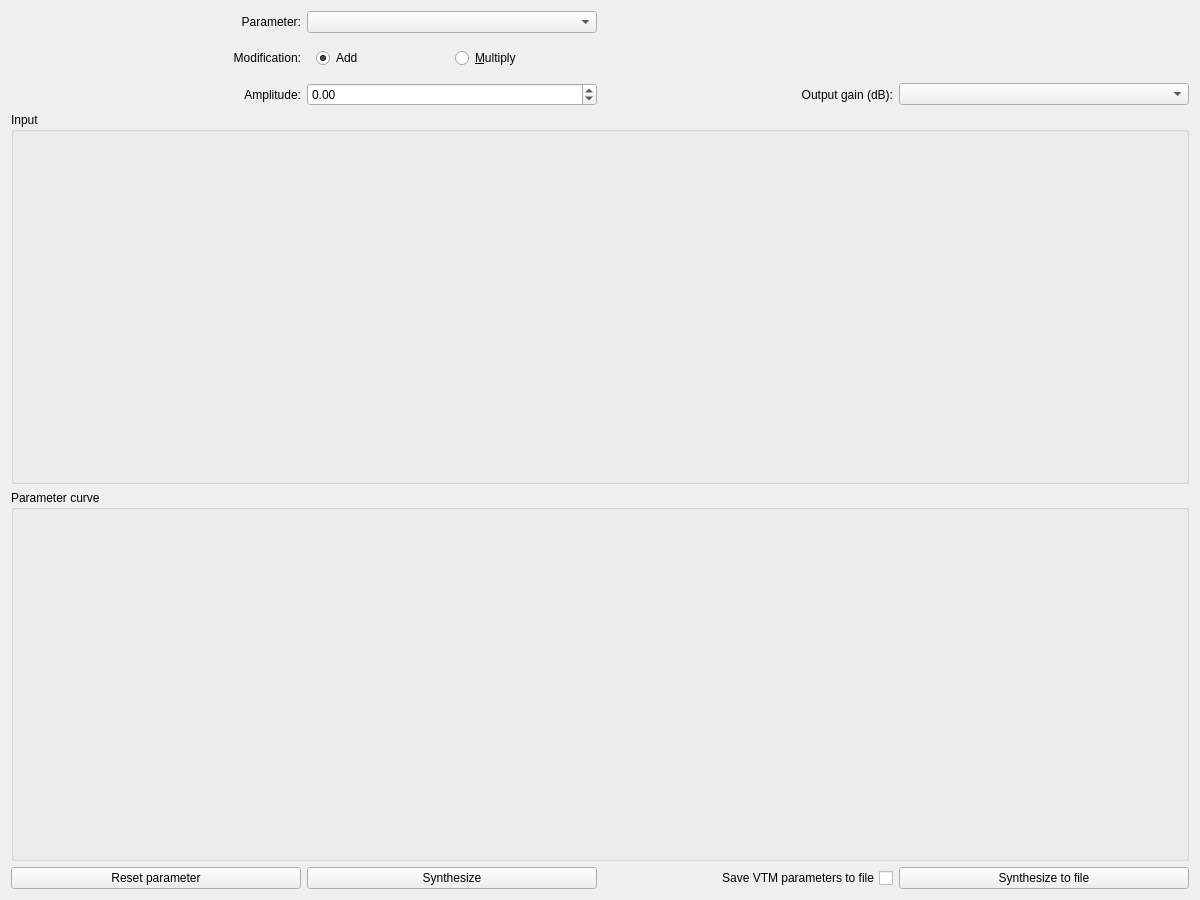
<?xml version="1.0" encoding="UTF-8"?>
<ui version="4.0">
 <class>ParameterModificationWindow</class>
 <widget class="QWidget" name="ParameterModificationWindow">
  <property name="geometry">
   <rect>
    <x>0</x>
    <y>0</y>
    <width>1200</width>
    <height>900</height>
   </rect>
  </property>
  <property name="windowTitle">
   <string>Parameter modification</string>
  </property>
  <layout class="QGridLayout" name="gridLayout">
   <item row="5" column="3">
    <widget class="QPushButton" name="synthesizeToFileButton">
     <property name="text">
      <string>Synthesize to file</string>
     </property>
    </widget>
   </item>
   <item row="1" column="0">
    <widget class="QLabel" name="label_4">
     <property name="text">
      <string>Modification:</string>
     </property>
     <property name="alignment">
      <set>Qt::AlignRight|Qt::AlignTrailing|Qt::AlignVCenter</set>
     </property>
    </widget>
   </item>
   <item row="5" column="1">
    <widget class="QPushButton" name="synthesizeButton">
     <property name="text">
      <string>Synthesize</string>
     </property>
    </widget>
   </item>
   <item row="2" column="1">
    <widget class="QDoubleSpinBox" name="amplitudeSpinBox">
     <property name="minimum">
      <double>-99.989999999999995</double>
     </property>
     <property name="maximum">
      <double>99.989999999999995</double>
     </property>
     <property name="singleStep">
      <double>0.100000000000000</double>
     </property>
    </widget>
   </item>
   <item row="1" column="1">
    <widget class="QWidget" name="widget" native="true">
     <property name="sizePolicy">
      <sizepolicy hsizetype="Minimum" vsizetype="Fixed">
       <horstretch>0</horstretch>
       <verstretch>0</verstretch>
      </sizepolicy>
     </property>
     <layout class="QHBoxLayout" name="horizontalLayout">
      <item>
       <widget class="QRadioButton" name="addRadioButton">
        <property name="text">
         <string>Add</string>
        </property>
        <property name="checked">
         <bool>true</bool>
        </property>
       </widget>
      </item>
      <item>
       <widget class="QRadioButton" name="multiplyRadioButton">
        <property name="text">
         <string>&amp;Multiply</string>
        </property>
       </widget>
      </item>
     </layout>
    </widget>
   </item>
   <item row="0" column="0">
    <widget class="QLabel" name="label">
     <property name="text">
      <string>Parameter:</string>
     </property>
     <property name="alignment">
      <set>Qt::AlignRight|Qt::AlignTrailing|Qt::AlignVCenter</set>
     </property>
    </widget>
   </item>
   <item row="5" column="0">
    <widget class="QPushButton" name="resetParameterButton">
     <property name="text">
      <string>Reset parameter</string>
     </property>
    </widget>
   </item>
   <item row="2" column="3">
    <widget class="QComboBox" name="outputGainComboBox"/>
   </item>
   <item row="0" column="1">
    <widget class="QComboBox" name="parameterComboBox">
     <property name="currentText">
      <string/>
     </property>
    </widget>
   </item>
   <item row="2" column="0">
    <widget class="QLabel" name="label_3">
     <property name="text">
      <string>Amplitude:</string>
     </property>
     <property name="alignment">
      <set>Qt::AlignRight|Qt::AlignTrailing|Qt::AlignVCenter</set>
     </property>
    </widget>
   </item>
   <item row="5" column="2">
    <widget class="QCheckBox" name="saveVTMParamCheckBox">
     <property name="layoutDirection">
      <enum>Qt::RightToLeft</enum>
     </property>
     <property name="text">
      <string>Save VTM parameters to file</string>
     </property>
    </widget>
   </item>
   <item row="2" column="2">
    <widget class="QLabel" name="label_5">
     <property name="text">
      <string>Output gain (dB):</string>
     </property>
     <property name="alignment">
      <set>Qt::AlignRight|Qt::AlignTrailing|Qt::AlignVCenter</set>
     </property>
    </widget>
   </item>
   <item row="4" column="0" colspan="4">
    <widget class="QGroupBox" name="groupBox_2">
     <property name="title">
      <string>Parameter curve</string>
     </property>
     <layout class="QVBoxLayout" name="verticalLayout_2">
      <item>
       <widget class="Lab::Figure2DWidget" name="parameterCurveWidget" native="true">
        <property name="minimumSize">
         <size>
          <width>0</width>
          <height>200</height>
         </size>
        </property>
       </widget>
      </item>
     </layout>
    </widget>
   </item>
   <item row="3" column="0" colspan="4">
    <widget class="QGroupBox" name="groupBox">
     <property name="title">
      <string>Input</string>
     </property>
     <layout class="QVBoxLayout" name="verticalLayout">
      <item>
       <widget class="GS::ParameterModificationWidget" name="parameterModificationWidget" native="true">
        <property name="minimumSize">
         <size>
          <width>0</width>
          <height>300</height>
         </size>
        </property>
        <property name="cursor">
         <cursorShape>CrossCursor</cursorShape>
        </property>
       </widget>
      </item>
     </layout>
    </widget>
   </item>
  </layout>
 </widget>
 <customwidgets>
  <customwidget>
   <class>Lab::Figure2DWidget</class>
   <extends>QWidget</extends>
   <header>Figure2DWidget.h</header>
   <container>1</container>
  </customwidget>
  <customwidget>
   <class>GS::ParameterModificationWidget</class>
   <extends>QWidget</extends>
   <header>ParameterModificationWidget.h</header>
   <container>1</container>
  </customwidget>
 </customwidgets>
 <tabstops>
  <tabstop>parameterComboBox</tabstop>
  <tabstop>addRadioButton</tabstop>
  <tabstop>multiplyRadioButton</tabstop>
  <tabstop>amplitudeSpinBox</tabstop>
  <tabstop>outputGainComboBox</tabstop>
  <tabstop>resetParameterButton</tabstop>
  <tabstop>synthesizeButton</tabstop>
  <tabstop>saveVTMParamCheckBox</tabstop>
  <tabstop>synthesizeToFileButton</tabstop>
 </tabstops>
 <resources/>
 <connections/>
</ui>
